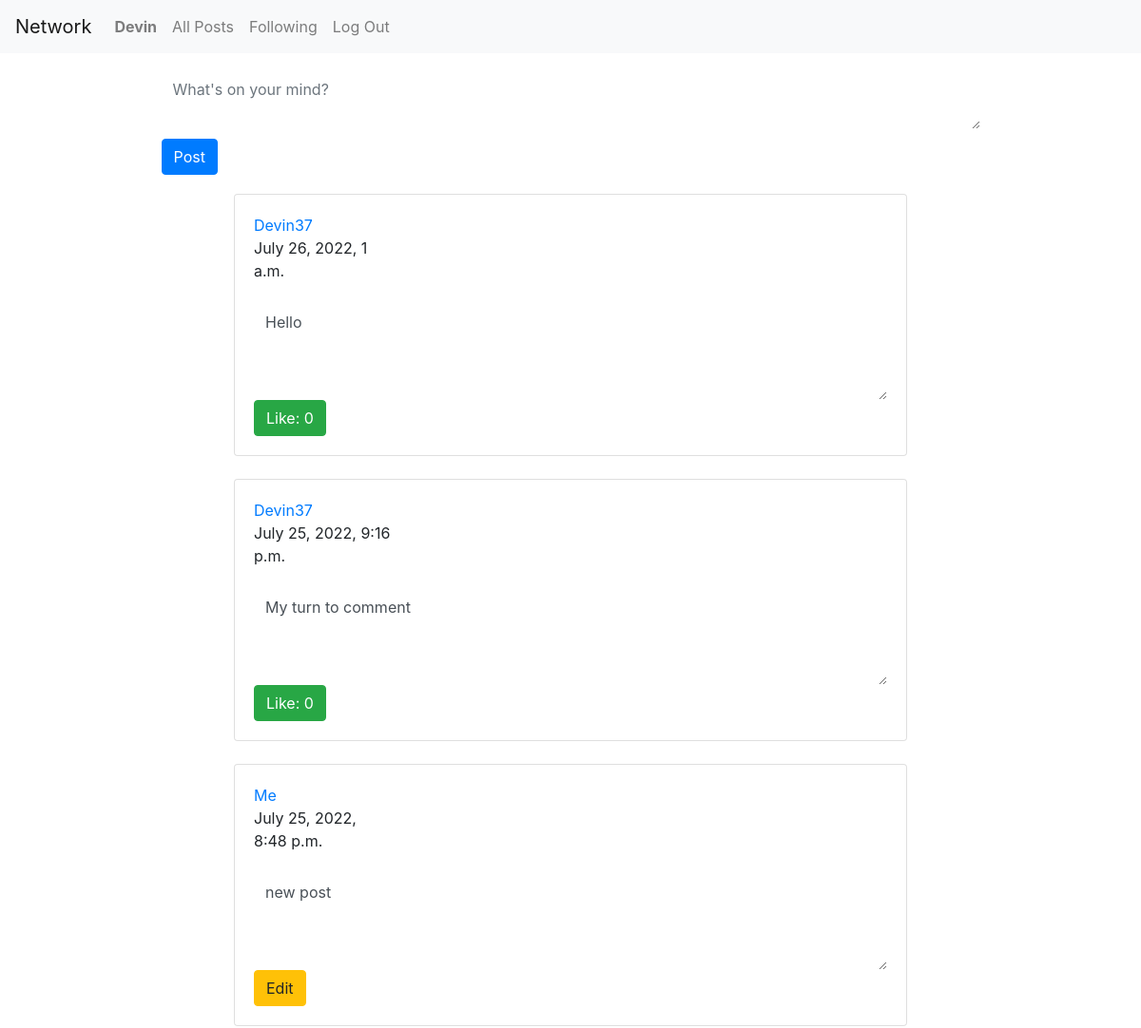
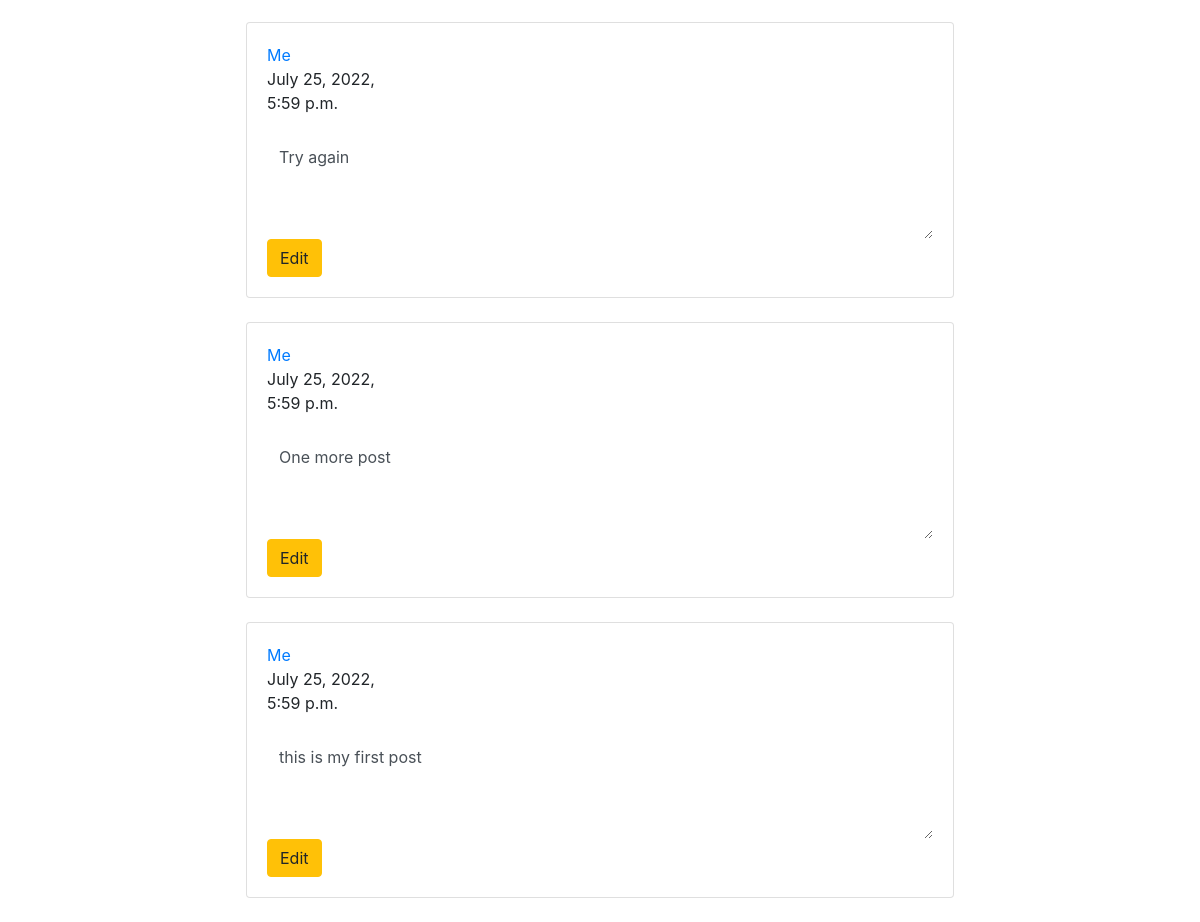
Page / (signed in) on the committed database (2 pictures, top to bottom).
### network/models.py (models this page shows, shortened)
class User(AbstractUser):
    pass

class Post(models.Model):
    user = models.ForeignKey("User", on_delete=models.CASCADE, related_name="post_user")
    username = models.TextField(blank=True)
    body = models.TextField(blank=True)
    like_count = models.IntegerField(default=0)
    timestamp = models.DateTimeField(auto_now_add=True)

### network/views.py (the view)
# urls.py: path("", views.index, name="index"),
def index(request):
    allposts = get_post_page(1)
    return render(request, "network/index.html", {
        "posts": allposts,
        "pages": "page"
    })

### network/views.py (called while the page is built)
def get_post_page(id):
    postData = Post.objects.all().order_by('-timestamp')
    return Paginator(postData, 10).page(id)

### network/templates/network/index.html (shortened to what this page needs)
{% extends "network/layout.html" %}
{% block body %}
<div id="index_view">
    <div class="row">
        {% if user.is_authenticated %}
            <div id="compose-view">
            <form id="compose-form">
            <textarea maxlength="280" class="form-control" id="compose-body"
                placeholder="What's on your mind?"></textarea>
            <input id="submit" type="submit" value='Post' class="btn btn-primary" />
            </form>
            </div>
        {% endif %}
        <div class="inbox-wrapper">
            <div class="col-lg-12">
                <table class="table email-table no-wrap table-hover v-middle mb-0 font-14">
                    <tbody>
                    {% for item in posts %}
                        <tr>
                            <div class="card">
                                <div class="card-body">
                                    <div class="row">
                                        <div class="col-lg-3 ">
                                            <div class="aside-content">
                                                <div class="aside-header">
                                                    <a href="#" data-name="{{ item.user }}" class="postMaker">{{ item.user }}</a>
                                                    <div id="dateTime" class="date">{{ item.timestamp }}</div>
                                                    <br>
                                                </div>
                                            </div>
                                        </div>
                                    </div>
                                    <div class="email-body-div">
                                        <textarea disabled class="form-control" id="post-body">{{ item.body }}</textarea>
                                    </div>
                                    {% if user.is_authenticated %}
                                    <div class="email-attachments">
                                        <button data-index="{{ item.user }}" id="{{item.id}}" class="btn btn-success">
                                        {% if item.id in liked_posts %}
                                            Unlike: {{ item.like_count }}
                                        {% else %}
                                            Like: {{ item.like_count }}
                                        {% endif %}
                                        </button>
                                    </div>
                                    {% endif %}
                                </div>
                            </div>
                        </tr>
                    <br>
                    {% endfor %}
                    </tbody>
                </table>
            </div>
        </div>
    </div>
</div>
{% endblock body %}

### network/templates/network/layout.html (shortened to what this page needs)
{% load static %}
<!DOCTYPE html>
<html lang="en">
    <head>
        <link rel="stylesheet" href="https://stackpath.bootstrapcdn.com/bootstrap/4.4.1/css/bootstrap.min.css">
        <link href="{% static 'network/styles.css' %}" rel="stylesheet">
    </head>
    <body>
        <nav class="navbar navbar-expand-lg navbar-light bg-light">
            <a class="navbar-brand" href="#">Network</a>
            <div>
              <ul class="navbar-nav mr-auto">
                {% if user.is_authenticated %}
                    <li class="nav-item">
                        <a class="nav-link" id="my_profile" href="#"><strong>{{ user.username }}</strong></a>
                    </li>
                {% endif %}
                <li class="nav-item">
                  <a class="nav-link" href="{% url 'index' %}">All Posts</a>
                </li>
                {% if user.is_authenticated %}
                    <li class="nav-item">
                        <a class="nav-link" href="#">Following</a>
                    </li>
                    <li class="nav-item">
                        <a class="nav-link" href="{% url 'logout' %}">Log Out</a>
                    </li>
                {% endif %}
              </ul>
            </div>
          </nav>
        <div class="body">
            {% block body %}
            {% endblock %}
        </div>
    </body>
</html>

### network/static/network/styles.css (style rules this page uses)
textarea { background: white; border: none; }
.inbox-wrapper { width: 80%; margin-left: 20%; margin-right: 20%; }
#compose-view { width: 70%; margin-top: 20px; margin-bottom: 20px; margin-left: 15%; }
#post-body { background-color: white; border: none; min-height: 100px; }
#compose-body { margin-bottom: 10px; }
.form-control { background: white; border: none; }
.email-body-div { width:100% }

### rows in the picture
User: username "Devin"
Post: user "Devin37", timestamp "July 26, 2022, 1 a.m.", body "Hello", like_count "0"
Post: user "Devin37", timestamp "July 25, 2022, 9:16 p.m.", body "My turn to comment", like_count "0"
Post: timestamp "July 25, 2022, 8:48 p.m.", body "new post"
Post: timestamp "July 25, 2022, 5:59 p.m.", body "Try again"
Post: timestamp "July 25, 2022, 5:59 p.m.", body "One more post"
Post: timestamp "July 25, 2022, 5:59 p.m.", body "this is my first post"
